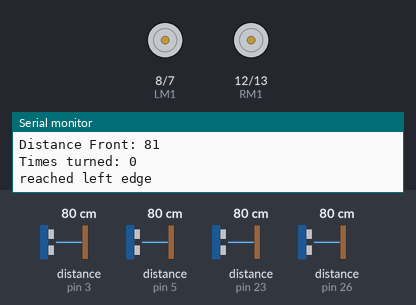
Recording of a sketch running on a simulated Arduino Mega 2560, built with avr-gcc and run on an emulated ATmega2560. Parts: motor-driver pin pairs drawn as motors (green arrow = first pin HIGH = forward, orange = second pin HIGH = backward, longer = more drive, scaled by the enable pin), the last lines printed to the serial monitor. Inputs (shaded band) come from the test bench; at power-on: distance to the obstacle (sensors on pin 3, pin 5, pin 23, pin 26) 80 cm. The echo pulse lasts 58.3 µs per cm.

Above: at 1.3 s.
1.4 s: distance to the obstacle (sensor on pin 3) set to 12 cm
At 3.7 s:
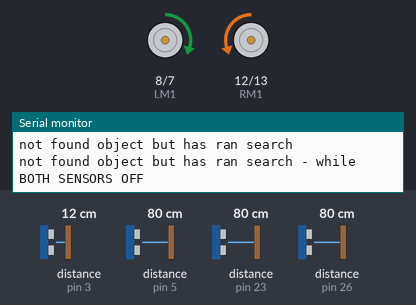
6.8 s: distance to the obstacle (sensor on pin 3) set to 9 cm
At 8.8 s:
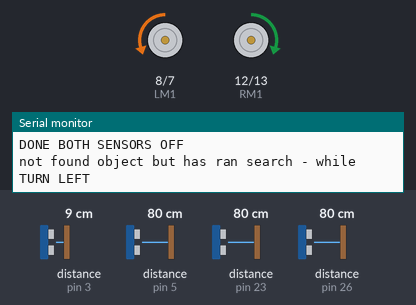
12.2 s: distance to the obstacle (sensor on pin 5) set to 12 cm
15.7 s: distance to the obstacle (sensor on pin 5) set to 10 cm
21.0 s: distance to the obstacle (sensor on pin 23) set to 69 cm
At 22.2 s:
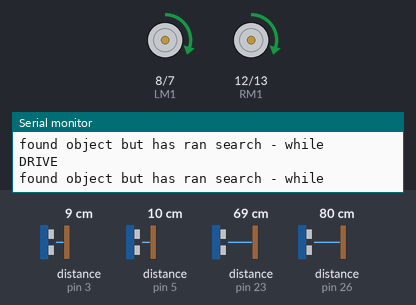
22.6 s: distance to the obstacle (sensor on pin 23) set to 120 cm
At 23.6 s:
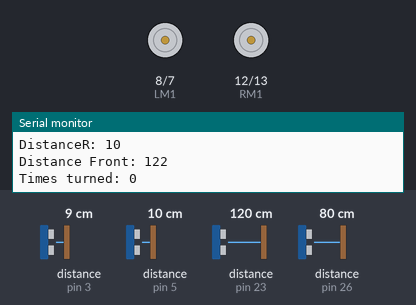
Timing chart, 0 to 25.1 s (numbered marks = the images above; inputs shaded):
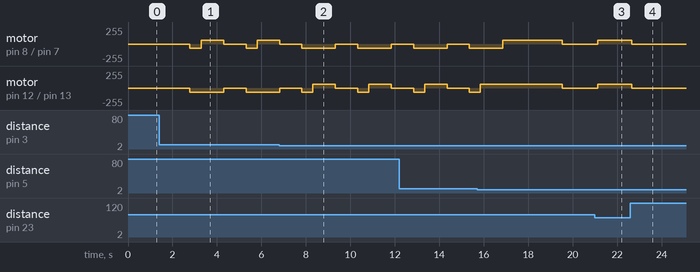

Measured:
- the behaviour switches between 11 and 10 cm on distance to the obstacle (sensor on pin 3) (found by bisection; images 1 and 2)
- the behaviour switches between 74 and 73 cm on distance to the obstacle (sensor on pin 23) (found by bisection; images 2 and 3)
- after the input at 21.0 s, motor on pin 8 (LM1) / pin 7 (LM2), motor on pin 12 (RM1) / pin 13 (RM2): stopped → forward 60/255 after 0.12 s
- after the input at 22.6 s, motor on pin 8 (LM1) / pin 7 (LM2), motor on pin 12 (RM1) / pin 13 (RM2): forward 60/255 → stopped after 0.05 s
- by itself, motor on pin 8 (LM1) / pin 7 (LM2): alternates backward 60/255 for 1.5 s and stopped for 1.0 s

The sketch:

ArduinoObjectDetection.ino
```cpp
#include <NewPing.h>

#define PWML 9     // left motor power
#define PWMR 11    // right motor power

#define echoL 3      // ultrasonic sensor
#define trigL 4      // ultrasonic sensor

#define echoR 5      // ultrasonic sensor
#define trigR 6      // ultrasonic sensor

#define echoFrontTop 23 // For front top
#define trigFrontTop 22 // For front top

#define echoFrontBottom 26 // for front bottom
#define trigFrontBottom 27 // for front bottom

#define LIR 28      // left IR sensor
#define RIR 29      // left IR sensor

#define MAX_DISTANCE 150

int inPinR = 27;   // choose the input pin (for a pushbutton)
int inPinL = 26;   // choose the input pin (for a pushbutton)
int val = 0;     // variable for reading the pin status

int valR;
int valL;

// defines variables
long durationR, durationL, durationFront;
int distanceR, distanceL, distanceFront, distanceFrontBottom;

bool hasSearched = false;

bool objectFound = false;

int correctObject = 0;

bool reachedRightEdge = false;
bool reachedLeftEdge = false;
int timesTurned = 0;
int turnBack = 0;


/*-------definning Outputs------*/
#define LM1 8       // left motor
#define LM2 7       // left motor
#define RM1 12      // right motor
#define RM2 13      // right motor

NewPing sonarR(trigR, echoR, MAX_DISTANCE);
NewPing sonarL(trigL, echoL, MAX_DISTANCE);
NewPing sonarFront(trigFrontTop, echoFrontTop, MAX_DISTANCE);
NewPing sonarFrontBottom(trigFrontBottom, echoFrontBottom, MAX_DISTANCE);

void setup()
{
  pinMode(PWML, OUTPUT);
  pinMode(LM1, OUTPUT);
  pinMode(LM2, OUTPUT);
  pinMode(RM1, OUTPUT);
  pinMode(RM2, OUTPUT);
  pinMode(PWMR, OUTPUT);

  pinMode(LIR, INPUT);
  pinMode(RIR, INPUT);

  Serial.begin(9600);

  //push sensor
  pinMode(inPinR, INPUT);    // declare pushbutton as input
  pinMode(inPinL, INPUT);
}

void resetAllVar() {
  hasSearched = false;
  objectFound = false;
  timesTurned = 0;
  reachedRightEdge = false;
  reachedLeftEdge = false;
  turnBack = 0;
  correctObject = 0;
}

void backOffObject() {
bothSensorsOffTable();
resetAllVar();
searchFunction();
}
void driveForwardOnTable() {
  digitalWrite(LM1, HIGH);
  digitalWrite(LM2, LOW);
  analogWrite(PWML, 60);

  digitalWrite(RM1, HIGH);
  digitalWrite(RM2, LOW);
  analogWrite(PWMR, 60);
  Serial.println("DRIVE");
}
void leftSensorOffTable() {
  digitalWrite(LM1, LOW);
  digitalWrite(LM2, LOW);
  analogWrite(PWML, 60);

  digitalWrite(RM1, LOW);
  digitalWrite(RM2, LOW);
  analogWrite(PWMR, 60);

  delay(1000);

  digitalWrite(LM1, LOW);
  digitalWrite(LM2, HIGH);
  analogWrite(PWML, 60);

  digitalWrite(RM1, LOW);
  digitalWrite(RM2, HIGH);
  analogWrite(PWMR, 60);

  delay(500);

  Serial.println("TURN RIGHT");
  digitalWrite(LM1, HIGH);
  digitalWrite(LM2, LOW);
  analogWrite(PWML, 60);

  digitalWrite(RM1, LOW);
  digitalWrite(RM2, HIGH);
  analogWrite(PWMR, 60);

  delay(1000);

  Serial.println("DONE TURNING RIGHT");
}
void rightSensorOffTable() {
  digitalWrite(LM1, LOW);
  digitalWrite(LM2, LOW);
  analogWrite(PWML, 60);

  digitalWrite(RM1, LOW);
  digitalWrite(RM2, LOW);
  analogWrite(PWMR, 60);

  delay(1000);

  digitalWrite(LM1, LOW);
  digitalWrite(LM2, HIGH);
  analogWrite(PWML, 60);

  digitalWrite(RM1, LOW);
  digitalWrite(RM2, HIGH);
  analogWrite(PWMR, 60);

  delay(500);

  Serial.println("TURN LEFT");
  digitalWrite(LM1, LOW);
  digitalWrite(LM2, HIGH);
  analogWrite(PWML, 60);

  digitalWrite(RM1, HIGH);
  digitalWrite(RM2, LOW);
  analogWrite(PWMR, 60);

  delay(1000);

  Serial.println("DONE TURN LEFT");
}

void bothSensorsOffTable() {
  Serial.println("BOTH SENSORS OFF");
  digitalWrite(LM1, LOW);
  digitalWrite(LM2, LOW);
  analogWrite(PWML, 60);

  digitalWrite(RM1, LOW);
  digitalWrite(RM2, LOW);
  analogWrite(PWMR, 60);

  delay(1000);

  digitalWrite(LM1, LOW);
  digitalWrite(LM2, HIGH);
  analogWrite(PWML, 60);

  digitalWrite(RM1, LOW);
  digitalWrite(RM2, HIGH);
  analogWrite(PWMR, 60);

  delay(500);

  digitalWrite(LM1, HIGH);
  digitalWrite(LM2, LOW);
  analogWrite(PWML, 60);

  digitalWrite(RM1, LOW);
  digitalWrite(RM2, HIGH);
  analogWrite(PWMR, 60);
  delay(1000);
  Serial.println("DONE BOTH SENSORS OFF");
}

void searchFunction() {
  while (hasSearched == false && objectFound == false && timesTurned < 43) {

    digitalWrite(LM1, LOW);
    digitalWrite(LM2, LOW);
    analogWrite(PWML, 60);

    digitalWrite(RM1, LOW);
    digitalWrite(RM2, LOW);
    analogWrite(PWMR, 60);

    delay(500);

    distanceR = sonarR.ping_cm();
    distanceL = sonarL.ping_cm();
    distanceFront = sonarFront.ping_cm();

    Serial.print("DistanceL: ");
    Serial.println(distanceL);
    Serial.print("DistanceR: ");
    Serial.println(distanceR);
    Serial.print("Distance Front: ");
    Serial.println(distanceFront);

    Serial.print("Times turned: ");
    Serial.println(timesTurned);

    if (distanceFront < 75 && distanceFront != 0) {
      objectFound = true;
      Serial.println("object found");
      digitalWrite(LM1, LOW);
      digitalWrite(LM2, LOW);
      analogWrite(PWML, 60);

      digitalWrite(RM1, LOW);
      digitalWrite(RM2, LOW);
      analogWrite(PWMR, 60);
      break;

    }

    else if (timesTurned == 43) {
      hasSearched = true;
      Serial.println("searched 43 times");
    }

    //search right
    else if ((distanceFront > 75 || distanceFront == 0) && distanceR < 10 && reachedLeftEdge == false && reachedRightEdge == false) {
      Serial.println("search right");
      digitalWrite(LM1, HIGH);
      digitalWrite(LM2, LOW);
      analogWrite(PWML, 60);

      digitalWrite(RM1, LOW);
      digitalWrite(RM2, HIGH);
      analogWrite(PWMR, 60);

      delay(200);

      timesTurned = timesTurned + 1;
      turnBack = turnBack + 1;


    }
    else if ((distanceFront > 75 || distanceFront == 0) && distanceR > 10 && reachedLeftEdge == false && reachedRightEdge == false) {
      reachedRightEdge = true;
      Serial.println("reached right edge");

      digitalWrite(LM1, LOW);
      digitalWrite(LM2, LOW);
      analogWrite(PWML, 60);

      digitalWrite(RM1, LOW);
      digitalWrite(RM2, LOW);
      analogWrite(PWMR, 60);
      //delay(100);

    }

    //search left
    else if ((distanceFront > 75 || distanceFront == 0) && distanceL < 10 && reachedLeftEdge == false && reachedRightEdge == true) {
      Serial.println("search Left");
      digitalWrite(LM1, LOW);
      digitalWrite(LM2, HIGH);
      analogWrite(PWML, 60);

      digitalWrite(RM1, HIGH);
      digitalWrite(RM2, LOW);
      analogWrite(PWMR, 60);

      delay(200);

      timesTurned = timesTurned + 1;
    }

    else if ((distanceFront > 75 || distanceFront == 0) && reachedLeftEdge == false && reachedRightEdge == true) {
      reachedLeftEdge = true;
      Serial.println("reached left edge");

      digitalWrite(LM1, LOW);
      digitalWrite(LM2, LOW);
      analogWrite(PWML, 60);

      digitalWrite(RM1, LOW);
      digitalWrite(RM2, LOW);
      analogWrite(PWMR, 60);
      //delay(100);

    }

    else if (reachedLeftEdge == true && reachedRightEdge == true) {
      int temp = (timesTurned - turnBack) / 2;
      for (int i = 0; i < temp; i++) {
        digitalWrite(LM1, HIGH);
        digitalWrite(LM2, LOW);
        analogWrite(PWML, 60);

        digitalWrite(RM1, LOW);
        digitalWrite(RM2, HIGH);
        analogWrite(PWMR, 60);
        Serial.println(i);
        delay(200);

        digitalWrite(LM1, LOW);
        digitalWrite(LM2, LOW);
        analogWrite(PWML, 60);

        digitalWrite(RM1, LOW);
        digitalWrite(RM2, LOW);
        analogWrite(PWMR, 60);

        delay(500);
      }

      timesTurned = 44;
      hasSearched = true;
      Serial.println("reached both edge");
      delay(100);
      break;
    }


  }
}

void loop()
{
  //----------------------------------
  //run the search function up top
  //searchObject();
  //----------------------------------
  //----------------------------------
  //1) start loop, if objectfound == true, move towards object
  //2) else if objectfound == false and hassearched == true, move forward and search fcn
  //3) if
  //3) if
  //----------------------------------
  distanceR = sonarR.ping_cm();
  distanceL = sonarL.ping_cm();
  distanceFront = sonarFront.ping_cm();
  distanceFrontBottom = sonarFrontBottom.ping_cm();

  digitalWrite(LM1, LOW);
  digitalWrite(LM2, LOW);
  analogWrite(PWML, 60);

  digitalWrite(RM1, LOW);
  digitalWrite(RM2, LOW);
  analogWrite(PWMR, 60);

  if (objectFound) {

    distanceR = sonarR.ping_cm();
    distanceL = sonarL.ping_cm();
    distanceFront = sonarFront.ping_cm();
    distanceFrontBottom = sonarFrontBottom.ping_cm();

    while (distanceFront > 1 && distanceFront < 75) {

      Serial.println("found object but has ran search - while");

      if (distanceR <= 10 && distanceL <= 10) //move forward
      {
         if(distanceFront > 4 && distanceFront <= 12){
                  if ((!digitalRead(LIR) && !digitalRead(RIR)) || (distanceFront - distanceFrontBottom) > 4) {
                    correctObject = 1;
                    while(distanceR <= 10 && distanceL <= 10){
                          distanceR = sonarR.ping_cm();
                       distanceL = sonarL.ping_cm();
                      driveForwardOnTable();
                      Serial.println("found correct object");
                  }}
                  else{
                    correctObject = 2;
                        break;
                  }

         }
         else{
            driveForwardOnTable();
         }
      }

      else if (distanceL > 10 && distanceR <= 10) //turn right
      {
        leftSensorOffTable();
      }

      else if (distanceL <= 10 && distanceR > 10) //turn left
      {
        rightSensorOffTable();
      }

      else if (distanceL > 10 && distanceR > 10)    // stop
      {
        bothSensorsOffTable();


      }
      distanceR = sonarR.ping_cm();
      distanceL = sonarL.ping_cm();
      distanceFront = sonarFront.ping_cm();

    }

    if (correctObject == 2){
      backOffObject();
    }
    resetAllVar();

    //searchFunction();
  }

  else if (hasSearched == true && objectFound == false) {
    Serial.println("not found object but has ran search");
    distanceR = sonarR.ping_cm();
    distanceL = sonarL.ping_cm();
    distanceFront = sonarFront.ping_cm();
    int nothingFoundCounter = 0;

    while ((distanceFront == 0 || distanceFront > 75) && nothingFoundCounter < 50) {
      Serial.println("not found object but has ran search - while");

      if (distanceR <= 10 && distanceL <= 10) //move forward
      {
        driveForwardOnTable();
        nothingFoundCounter = nothingFoundCounter + 1;

      }

      else if (distanceL > 10 && distanceR <= 10) //turn right
      {
        leftSensorOffTable();
      }

      else if (distanceL <= 10 && distanceR > 10) //turn left
      {
        rightSensorOffTable();
      }

      else if (distanceL > 10 && distanceR > 10)    // stop
      {
        bothSensorsOffTable();


      }
      distanceR = sonarR.ping_cm();
      distanceL = sonarL.ping_cm();
      distanceFront = sonarFront.ping_cm();

    }

    resetAllVar();

    Serial.println("first search");
    Serial.println(hasSearched);
    Serial.println(objectFound);
    Serial.println(timesTurned);
    Serial.println(reachedRightEdge);
    Serial.println(reachedLeftEdge);
    Serial.println(turnBack);

    searchFunction();
  }

  else if (hasSearched == false && objectFound == false) {

    resetAllVar();

    Serial.println("first search");
    Serial.println(hasSearched);
    Serial.println(objectFound);
    Serial.println(timesTurned);
    Serial.println(reachedRightEdge);
    Serial.println(reachedLeftEdge);
    Serial.println(turnBack);

    searchFunction();
  }


}
```
